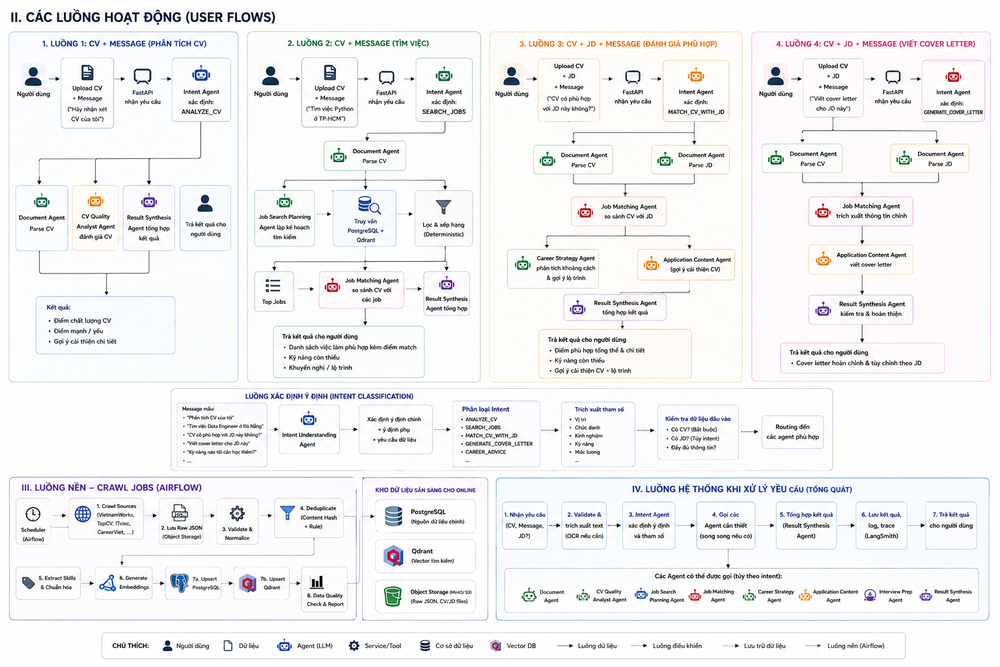
#> input picture images/workflow.png, 1000 x 667 px, shrunk from 1536 x 1024 before the run
$ python -i image_preprocessor.py   (imports and definitions only)
#> lines starting #> are read from the running program, lines starting #| are printed output that depends on the picture
import cv2
import numpy as np


class ImagePreprocessor:
    """Apply conservative preprocessing before OCR."""

    def preprocess(self, image: np.ndarray) -> np.ndarray:
        processed = self.to_grayscale(image)
        processed = self.enhance_contrast(processed)
        processed = self.denoise(processed)

        angle = self.detect_skew_angle(processed)
        if abs(angle) >= 1.0:
            processed = self.deskew_image(processed, angle)

        return processed

    def to_grayscale(self, image: np.ndarray) -> np.ndarray:
        if len(image.shape) == 2:
            return image

        if image.shape[2] == 4:
            return cv2.cvtColor(image, cv2.COLOR_RGBA2GRAY)

        return cv2.cvtColor(image, cv2.COLOR_RGB2GRAY)
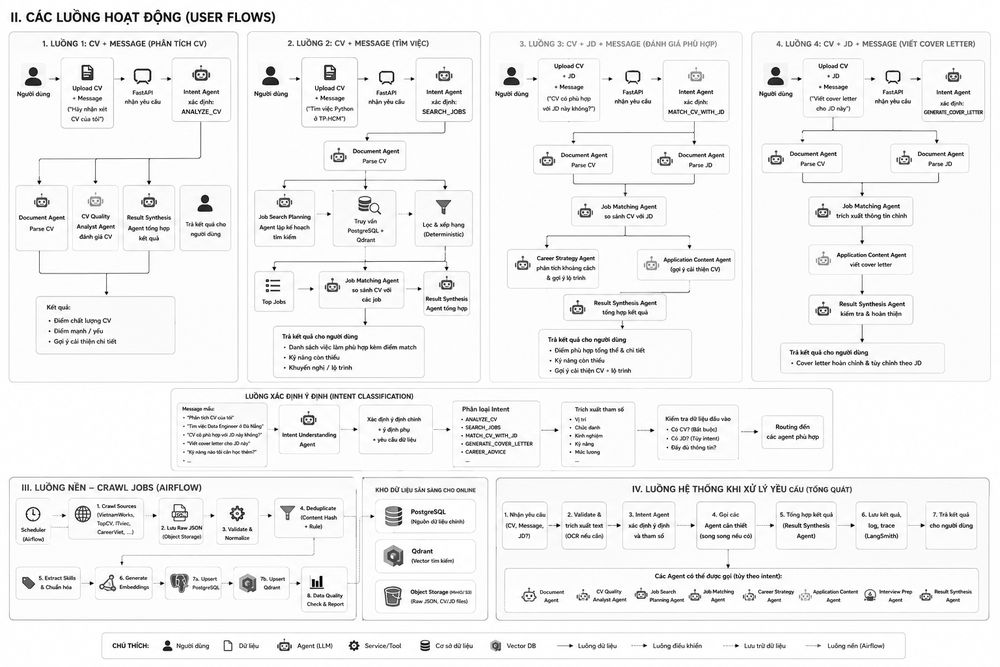
#> returned value: shape (667, 1000); min 0, max 255, mean 242.1

    def enhance_contrast(self, image: np.ndarray) -> np.ndarray:
        clahe = cv2.createCLAHE(clipLimit=2.0, tileGridSize=(8, 8))
        return clahe.apply(image)
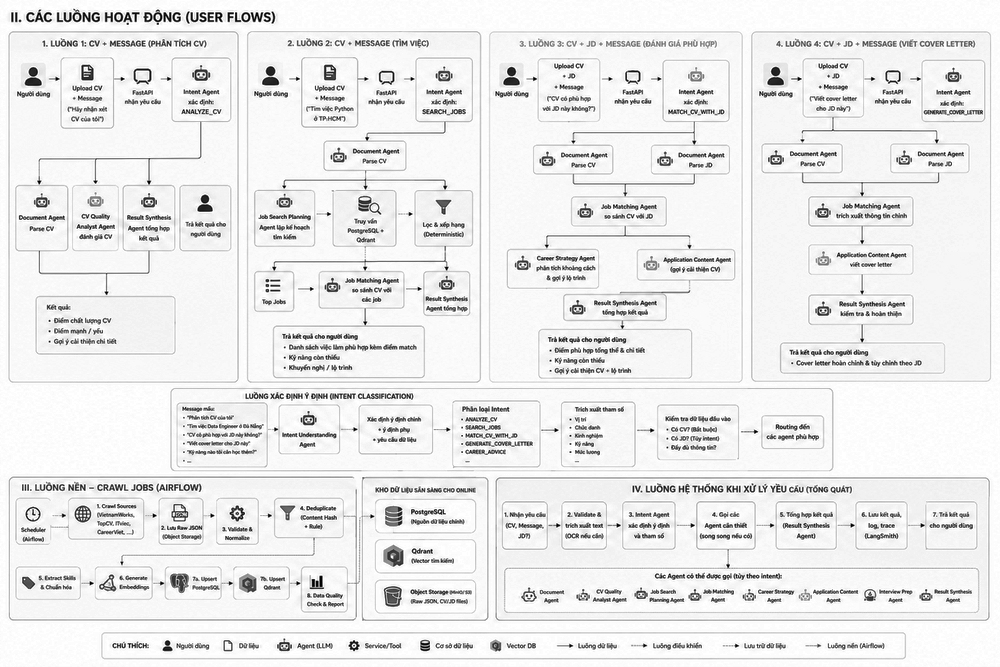
#> returned value: shape (667, 1000); min 1, max 255, mean 235

    def denoise(self, image: np.ndarray) -> np.ndarray:
        return cv2.fastNlMeansDenoising(image, None, 7, 7, 21)

    def detect_skew_angle(self, image: np.ndarray) -> float:
        edges = cv2.Canny(image, 50, 150, apertureSize=3)
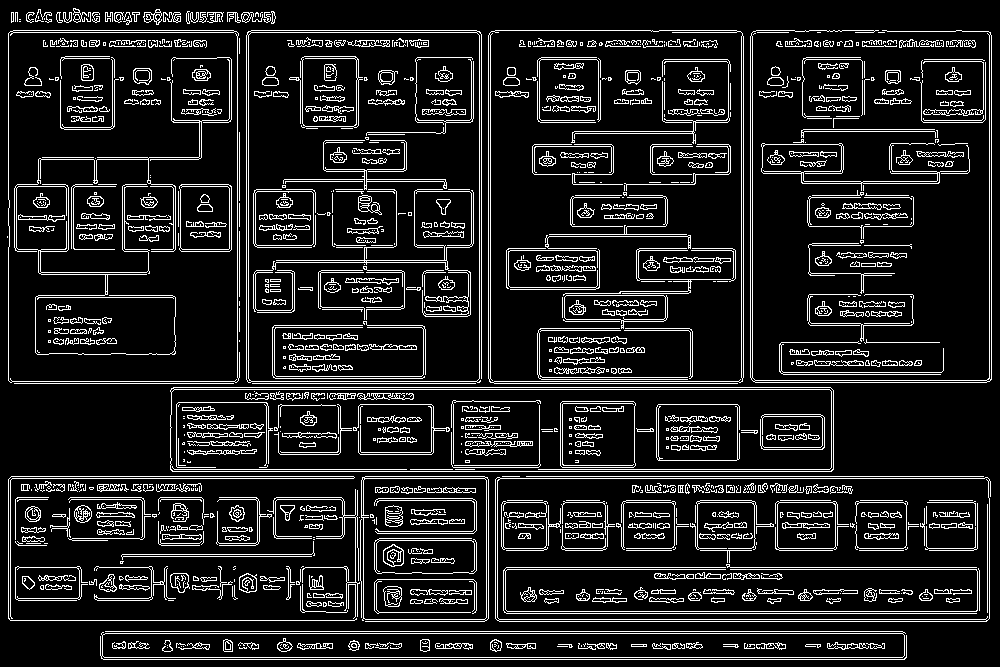
#> edges: shape (667, 1000); 12.6% white in thin lines or dots
        lines = cv2.HoughLines(edges, 1, np.pi / 180, 120)

        if lines is None:
            return 0.0

        angles: list[float] = []

        for line in lines[:50]:
            rho, theta = line[0]
            angle = (theta * 180 / np.pi) - 90
            if -15 <= angle <= 15:
                angles.append(float(angle))
#> this loop made 50 passes
#> (rho, theta, angle) on passes 1 to 12: (478, 1.57, 2.5e-06), (476, 1.57, 2.5e-06), (657, 1.57, 2.5e-06), (659, 1.57, 2.5e-06), (633, 1.57, 2.5e-06), (631, 1.57, 2.5e-06), (30, 1.57, 2.5e-06), (381, 1.57, 2.5e-06), (383, 1.57, 2.5e-06), (471, 1.57, 2.5e-06), (387, 1.57, 2.5e-06), (389, 1.57, 2.5e-06)
#> after the loop, angles = 36 values from 2.5e-06 to 1
        if not angles:
            return 0.0

        return float(np.median(angles))

    def deskew_image(self, image: np.ndarray, angle: float) -> np.ndarray:
        height, width = image.shape[:2]
        center = (width // 2, height // 2)

        matrix = cv2.getRotationMatrix2D(center, angle, 1.0)

        return cv2.warpAffine(
            image,
            matrix,
            (width, height),
            flags=cv2.INTER_CUBIC,
            borderMode=cv2.BORDER_REPLICATE,
        )

>>> import cv2
>>> picture = cv2.cvtColor(cv2.imread('../../../../images/workflow.png'), cv2.COLOR_BGR2RGB)
>>> result = ImagePreprocessor().preprocess(picture)
#> in preprocess, `angle = self.detect_skew_angle(processed)`: angle = 2.5e-06
